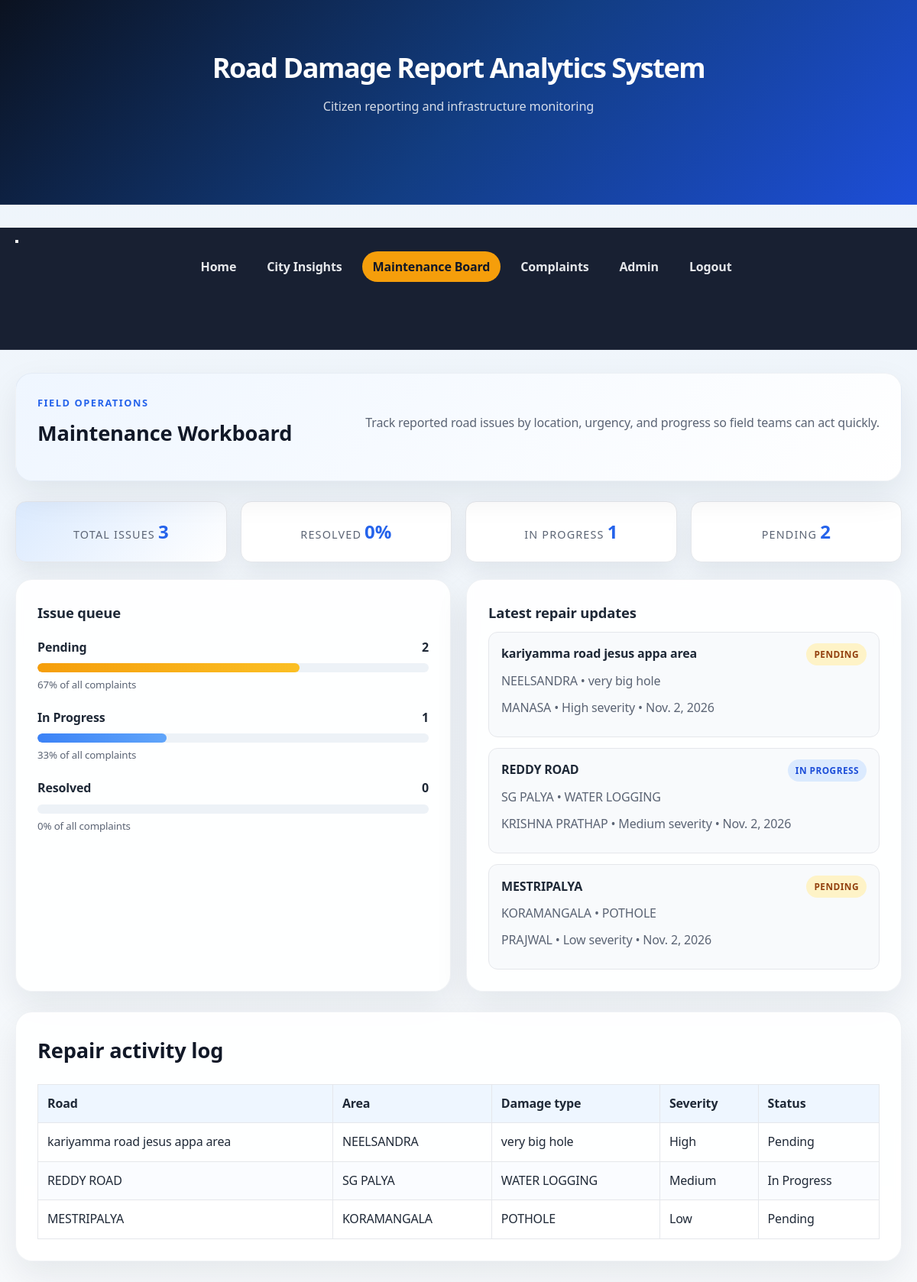
The page /report/ (signed in) on the database its author committed.
### main/models.py (models this page shows, shortened)
class RoadDamageReport(models.Model):
    SEVERITY_CHOICES = [
        ("Low", "Low"),
        ("Medium", "Medium"),
        ("High", "High"),
    ]
    STATUS_CHOICES = [
        ("Pending", "Pending"),
        ("In Progress", "In Progress"),
        ("Resolved", "Resolved"),
    ]
    reporter_name = models.CharField(max_length=150)
    phone_number = models.CharField(max_length=15)
    location = models.CharField(max_length=200)
    road_name = models.CharField(max_length=200)
    damage_type = models.CharField(max_length=100)
    severity = models.CharField(max_length=20, choices=SEVERITY_CHOICES, default="Medium")
    description = models.TextField()
    photo = models.ImageField(upload_to="complaints/", blank=True, null=True)
    reported_at = models.DateTimeField(auto_now_add=True)
    status = models.CharField(max_length=30, choices=STATUS_CHOICES, default="Pending")

### main/views.py (the view)
# urls.py: path("report/", views.report, name="report"),
@login_required
def report(request):
    reports = RoadDamageReport.objects.all().order_by("-reported_at")
    total_reports = reports.count()
    status_order = ["Pending", "In Progress", "Resolved"]
    progress_cards = []
    for status in status_order:
        count = reports.filter(status=status).count()
        percentage = round((count / total_reports) * 100) if total_reports else 0
        progress_cards.append({
            "label": status,
            "value": count,
            "percentage": percentage,
        })
    resolved_percentage = round((reports.filter(status="Resolved").count() / total_reports) * 100) if total_reports else 0
    active_report_count = reports.filter(status="In Progress").count()
    pending_report_count = reports.filter(status="Pending").count()
    report_items = []
    for item in reports[:5]:
        report_items.append(
            {
                "road_name": item.road_name,
                "reporter_name": item.reporter_name,
                "severity": item.severity,
                "status": item.status,
                "location": item.location,
                "damage_type": item.damage_type,
                "date": item.reported_at.date(),
            }
        )
    return render(
        request,
        "main/report.html",
        {
            "reports": reports[:5],
            "report_items": report_items,
            "progress_cards": progress_cards,
            "resolved_percentage": resolved_percentage,
            "active_report_count": active_report_count,
            "pending_report_count": pending_report_count,
            "total_reports": total_reports,
        },
    )

### templates/main/report.html (shortened to what this page needs)
{% extends 'base.html' %}
{% block content %}
<section class="card page-header">
    <div>
        <p class="eyebrow">Field operations</p>
        <h2>Maintenance Workboard</h2>
    </div>
    <p>Track reported road issues by location, urgency, and progress so field teams can act quickly.</p>
</section>
<section class="report-summary-grid">
    <div class="summary-card accent">
        <span>Total issues</span>
        <strong>{{ total_reports }}</strong>
    </div>
    <div class="summary-card">
        <span>Resolved</span>
        <strong>{{ resolved_percentage }}%</strong>
    </div>
    <div class="summary-card">
        <span>In progress</span>
        <strong>{{ active_report_count }}</strong>
    </div>
    <div class="summary-card">
        <span>Pending</span>
        <strong>{{ pending_report_count }}</strong>
    </div>
</section>
<section class="dashboard-grid">
    <div class="card chart-panel">
        <h3>Issue queue</h3>
        {% for metric in progress_cards %}
        <div class="bar-row">
            <div class="bar-label-wrap">
                <span>{{ metric.label }}</span>
                <strong>{{ metric.value }}</strong>
            </div>
            <div class="bar-track">
                <div class="bar-fill status-{{ metric.label|slugify }}" style="width: {{ metric.percentage }}%;"></div>
            </div>
            <small>{{ metric.percentage }}% of all complaints</small>
        </div>
        {% endfor %}
    </div>
    <div class="card">
        <h3>Latest repair updates</h3>
        {% if report_items %}
        <ul class="report-list">
            {% for item in report_items %}
            <li>
                <div class="report-item-head">
                    <strong>{{ item.road_name }}</strong>
                    <span class="status-badge status-{{ item.status|slugify }}-badge">{{ item.status }}</span>
                </div>
                <p>{{ item.location }} • {{ item.damage_type }}</p>
                <p>{{ item.reporter_name }} • {{ item.severity }} severity • {{ item.date }}</p>
            </li>
            {% endfor %}
        </ul>
        {% else %}
        <p>No repair updates available yet.</p>
        {% endif %}
    </div>
</section>
<section class="card">
    <h2>Repair activity log</h2>
    {% if reports %}
    <div class="table-wrap">
        <table>
            <thead>
                <tr>
                    <th>Road</th>
                    <th>Area</th>
                    <th>Damage type</th>
                    <th>Severity</th>
                    <th>Status</th>
                </tr>
            </thead>
            <tbody>
                {% for report in reports %}
                <tr>
                    <td>{{ report.road_name }}</td>
                    <td>{{ report.location }}</td>
                    <td>{{ report.damage_type }}</td>
                    <td>{{ report.severity }}</td>
                    <td>{{ report.status }}</td>
                </tr>
                {% endfor %}
            </tbody>
        </table>
    </div>
    {% else %}
    <p>No maintenance activity has been recorded yet.</p>
    {% endif %}
</section>
{% endblock %}

### static/css/styles.css (style rules this page uses)
* { margin: 0; padding: 0; box-sizing: border-box; }
:root { --bg: #f3f7fb; --card: #ffffff; --text: #1f2937; --muted: #5b6474; --primary: #2563eb; --primary-soft: #dbeafe; --accent: #f59e0b; --accent-soft: #fff1d6; --success: #16a34a; --success-soft: #dcfce7; --warning: #f59e0b; --warning-soft: #fef3c7; --danger: #ef4444; --danger-soft: #fee2e2; --border: #e5e7eb; --shadow: 0 12px 30px rgba(15, 23, 42, 0.08); }
body { font-family: "Segoe UI", Arial, sans-serif; background: linear-gradient(180deg, #edf4fb 0%, #f8fafc 100%); color: var(--text); line-height: 1.6; letter-spacing: -0.01em; }
.card { background: rgba(255,255,255,0.9); border-radius: 22px; box-shadow: 0 18px 45px rgba(15, 23, 42, 0.08); padding: 28px; margin-bottom: 26px; border: 1px solid rgba(148, 163, 184, 0.14); backdrop-filter: blur(4px); }
.page-header { display: flex; justify-content: space-between; align-items: center; gap: 16px; flex-wrap: wrap; background: linear-gradient(135deg, #eff6ff, #ffffff); }
.eyebrow { font-size: 0.8rem; text-transform: uppercase; letter-spacing: 0.12em; color: var(--primary); font-weight: 700; margin-bottom: 8px; }
h2 { margin-bottom: 12px; color: #111827; font-size: clamp(1.7rem, 2vw, 2.4rem); }
h3 { margin-bottom: 10px; color: #1f2937; font-size: 1.15rem; }
p { margin-bottom: 10px; color: var(--muted); }
ul { margin-left: 20px; color: var(--text); }
.stats-grid, .report-summary-grid { display: grid; grid-template-columns: repeat(4, minmax(150px, 1fr)); gap: 18px; margin-bottom: 22px; }
.stat-box, .summary-card { background: #ffffff; border: 1px solid var(--border); border-radius: 14px; padding: 20px 16px; text-align: center; box-shadow: var(--shadow); }
.summary-card.accent { background: linear-gradient(135deg, var(--primary-soft), #ffffff); }
.stat-box h3, .summary-card span { margin-bottom: 8px; font-size: 0.9rem; color: var(--muted); text-transform: uppercase; letter-spacing: 0.08em; }
.stat-box p, .summary-card strong { font-size: clamp(1.5rem, 2vw, 2.1rem); font-weight: bold; color: var(--primary); margin: 0; }
.dashboard-grid { display: grid; grid-template-columns: repeat(2, minmax(260px, 1fr)); gap: 20px; }
.chart-panel { padding-bottom: 18px; }
.bar-row { margin-top: 18px; }
.bar-label-wrap { display: flex; justify-content: space-between; gap: 12px; margin-bottom: 8px; font-weight: 600; color: var(--text); }
.bar-track { width: 100%; height: 12px; background: #edf2f7; border-radius: 999px; overflow: hidden; }
.bar-fill { height: 100%; border-radius: inherit; }
.status-pending, .status-pending .bar-fill { background: linear-gradient(90deg, #f59e0b, #fbbf24); }
.status-in-progress, .status-in-progress .bar-fill { background: linear-gradient(90deg, #3b82f6, #60a5fa); }
.bar-row small { display: inline-block; margin-top: 6px; color: var(--muted); }
.table-wrap { overflow-x: auto; }
table { width: 100%; border-collapse: collapse; margin-top: 10px; min-width: 620px; }
th, td { border: 1px solid var(--border); padding: 12px; text-align: left; vertical-align: top; }
th { background: #eef6ff; color: var(--text); font-weight: 700; }
tr:nth-child(even) td { background: #fafcff; }
.report-list { list-style: none; margin-left: 0; display: grid; gap: 14px; }
.report-list li { background: #f8fafc; border: 1px solid var(--border); border-radius: 12px; padding: 14px 16px; }
.report-item-head { display: flex; justify-content: space-between; gap: 10px; align-items: center; margin-bottom: 8px; }
.status-badge { display: inline-block; padding: 5px 10px; border-radius: 999px; font-size: 0.74rem; font-weight: 700; text-transform: uppercase; letter-spacing: 0.04em; }
.status-pending-badge { background: var(--warning-soft); color: #92400e; }
.status-in-progress-badge { background: var(--primary-soft); color: #1d4ed8; }

### rows shown on the page
RoadDamageReport: road_name "kariyamma road jesus appa area", status "PENDING", location "NEELSANDRA", damage_type "very big hole", reporter_name "MANASA", severity "High", road_name "kariyamma road jesus appa area", location "NEELSANDRA", damage_type "very big hole", severity "High", status "Pending"
RoadDamageReport: road_name "REDDY ROAD", status "IN PROGRESS", location "SG PALYA", damage_type "WATER LOGGING", reporter_name "KRISHNA PRATHAP", severity "Medium", road_name "REDDY ROAD", location "SG PALYA", damage_type "WATER LOGGING", severity "Medium", status "In Progress"
RoadDamageReport: road_name "MESTRIPALYA", status "PENDING", location "KORAMANGALA", damage_type "POTHOLE", reporter_name "PRAJWAL", severity "Low", road_name "MESTRIPALYA", location "KORAMANGALA", damage_type "POTHOLE", severity "Low", status "Pending"

### other values the page prints
{{ total_reports }} "3"
{{ resolved_percentage }} "0"
{{ active_report_count }} "1"
{{ pending_report_count }} "2"
{{ metric.label }} "Pending" "In Progress" "Resolved"
{{ metric.value }} "2" "1" "0"
{{ metric.percentage }} "67" "33" "0"
{{ item.date }} "Nov. 2, 2026" "Nov. 2, 2026" "Nov. 2, 2026"
